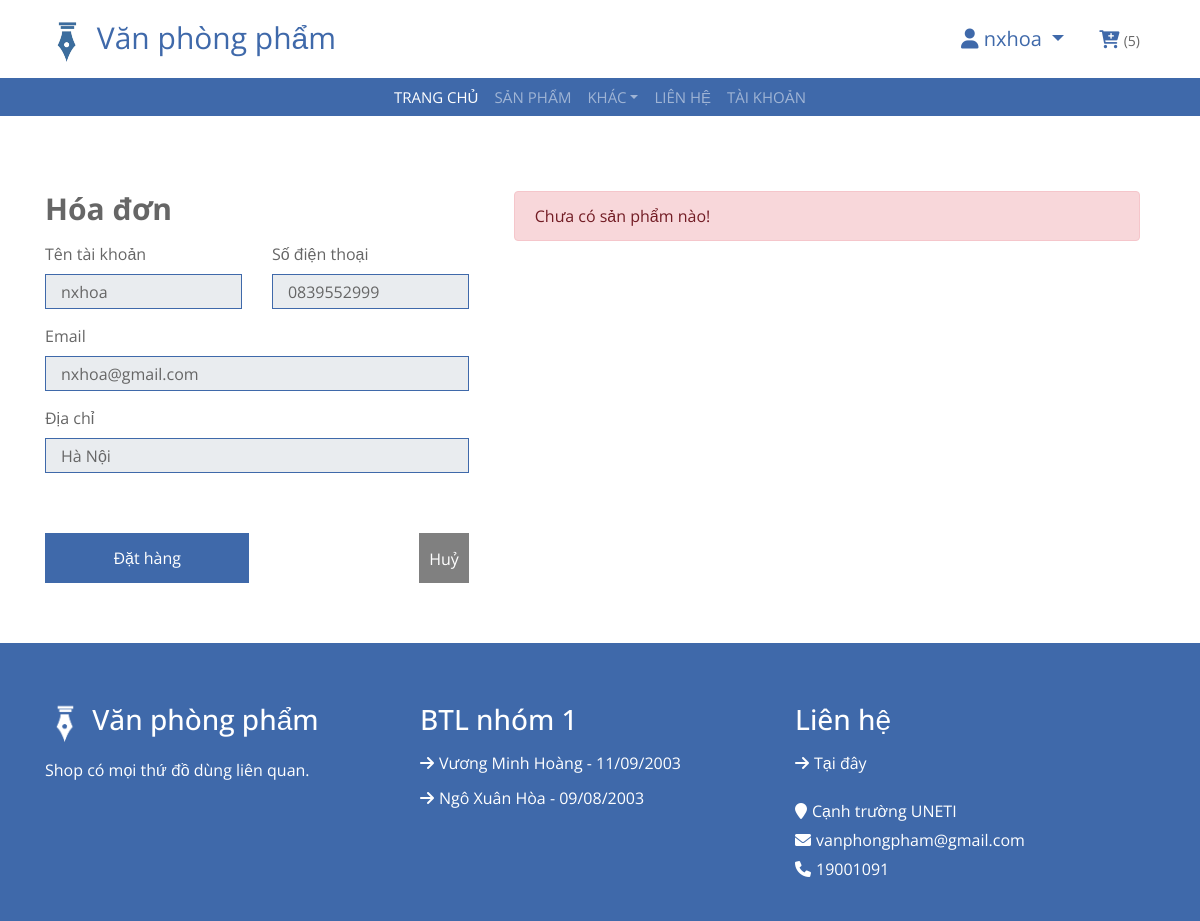
The app's page /thanh-toan (signed in) with its own data.
### tables this page shows
CREATE TABLE `customer` (
  `ID` int(11) NOT NULL,
  `CustomerName` varchar(255) NOT NULL,
  `Phone` varchar(15) NOT NULL,
  `Email` varchar(255) NOT NULL,
  `Address` varchar(255) NOT NULL,
  `UserID` int(11) NOT NULL
);

### core/View.php (called while the page is built, shortened)
<?php
class View
{
    public function render($view, $data = [], $layout = 'layouts/main')
    {
        if (file_exists(_DIR_ROOT . "/app/views/" . $view . ".php")) {
            require _DIR_ROOT . "/app/views/" . $view . ".php";
        } else {
            die("View không tồn tại: " . $view);
        }
        require _DIR_ROOT . "/app/views/$layout.php";
    }
}

### core/Controller.php (called while the page is built, shortened)
<?php
class Controller
{
    protected $view;
    public function __construct()
    {
        $this->view = new View();
    }
    public function view($view, $data = [], $layout = 'layouts/main')
    {
        $this->view->render($view, $data, $layout);
    }
    public function model($model)
    {
        if (file_exists(_DIR_ROOT . "/app/models/" . $model . ".php")) {
            return new $model();
        } else {
            die("Model không tồn tại: " . $model);
        }
    }
}

### app/controllers/CartController.php (called while the page is built, shortened)
<?php
class CartController extends Controller
{
    public function checkout()
    {
        $params['breadcrumbs'] = $this->handelBreadCrumd();
        $userid =  $_SESSION['user']['ID'];
        $cartmodel = $this->model("Cart");
        $usermodel = $this->model("User");
        $customerinfo = $usermodel->getInfoUserByIdSession();
        $cartitems = $cartmodel->GetCartItemByUser($userid);
        $params['totalcartitem'] = $cartmodel->CountCartItem($userid)[0]['totalcartitem'];
        $params['cartitems'] = $cartitems;
        $params['customerinfo'] = $customerinfo;
        $this->view('carts/checkout', $params, "layouts/_user");
    }
}

### index.php (called while the page is built, shortened)
<?php
$app = new App();

### core/Database.php (called while the page is built, shortened)
<?php
class Database
{
    private $connection;
    private function connect($host, $username, $password, $database, $port)
    {
        $this->connection = new mysqli($host, $username, $password, $database, $port);
    }
    public function selectOne($query)
    {
        $result = $this->connection->query($query);
        $row = $result->fetch_assoc();
        return $row ? $row : null;
    }
}

### app/models/User.php (called while the page is built, shortened)
<?php
class User extends Model
{
    public function getInfoUserByIdSession()
    {
        if (isset($_SESSION['user'])) {
            $id = $_SESSION['user']['ID'];
            $query = "SELECT * FROM `customer` WHERE UserID = $id";
            return $this->selectOne($query);
        }
    }
}

### core/Model.php (called while the page is built, shortened)
<?php
require './core/Database.php';
class Model
{
    protected $db;
    public function __construct()
    {
        $this->db = new Database();
    }
    public function selectOne($query)
    {
        return $this->db->selectOne($query);
    }
}

### app/views/carts/checkout.php (the view)
<div class="checkout">
	<div class="container">
		<div class="row">
			<div class="col-5">
				<div class="billing-address">
					<h2>Hóa đơn</h2>
					<div class="row">
						<div class="col-6">
							<label>Tên tài khoản</label>
							<input class="form-control" type="text" value="<?php echo $customerinfo['CustomerName'] ?>" disabled>
						</div>
						<div class="col-6">
							<label>Số điện thoại</label>
							<input class="form-control" type="text" value="<?php echo $customerinfo['Phone'] ?>" disabled>
						</div>
						<div class="col-12">
							<label>Email</label>
							<input class="form-control" type="email" value="<?php echo $customerinfo['Email'] ?>" disabled>
						</div>
						<div class="col-12">
							<label>Địa chỉ</label>
							<input class="form-control" type="text" value="<?php echo $customerinfo['Address'] ?>" disabled>
						</div>
					</div>
				</div>
				<div class="checkout-payment">
					<div class="checkout-btn d-flex justify-content-between align-items-center">
						<button class="btn_checkout btn_custom" id="btn_checkout">Đặt hàng</button>
						<a href="<?php echo _WEB_ROOT ?>/thanh-toan?cancle_checkout=true" class="btn_custom btn_cancle_checkout">Huỷ</a>
					</div>
				</div>
			</div>
			<div class="col-7 content-checkout">
				<?php
				if (isset($_SESSION['data_cart_to_checkout'])) {
				?>
					<div class="checkout-summary">
						<div class="d-flex justify-content-between align-items-center">
							<h2>Giỏ hàng</h2>
						</div>
						<div class="checkout-content">
							<h3>Các sản phẩm</h3>
							<?php
							$data_cart_to_checkout = $_SESSION['data_cart_to_checkout'];
							$cartItems = $data_cart_to_checkout['filteredCart'];
							$toltalcartitems = $data_cart_to_checkout['toltalcartitems'];
							foreach ($cartItems as $item) {
							?>
								<p><?php echo $item['ProductName'] ?><span><?php echo number_format($item['Quantity'] * $item['Price'], 0, ',', '.') . ' đ'  ?></span></p>
							<?php
							}
							?>
							<h4>Thành tiền<span><?php echo number_format($toltalcartitems, 0, ',', '.') . ' đ'  ?></span></h4>
						</div>
					</div>
				<?php
				} else {
					echo "<div class='alert alert-danger' role='alert'>Chưa có sản phẩm nào!</div>";
				}
				?>
			</div>
		</div>
	</div>
</div>

### app/views/layouts/header.php (shortened to what this page needs)
<header class="top-header">
	<div class="container">
		<div class="row align-items-center">
			<div class="col-md-6">
				<div class="logo">
					<a href="<?php echo _WEB_ROOT ?>/trang-chu" style="font-size: 30px;">
						<img src="<?php echo _WEB_ROOT ?>/public/img/logo.png" width="44" height="44"> Văn phòng phẩm</a>
				</div>
			</div>
			<div class="col-md-6">
				<div class="user">
					<?php
					if (isset($_SESSION['username'])) {
						$user = $_SESSION['user'];
					?>
						<div class="dropdown">
							<a class="dropdown-toggle" href="#" role="button" id="dropdownMenuLink" data-toggle="dropdown" aria-haspopup="true" aria-expanded="false" style="margin-right: 1rem; font-size: 20px;">
								<i class='fa fa-user'></i> <?php echo $user['CustomerName']; ?>
							</a>
						</div>
					<?php
					} else {
					?>
						<a style="margin-right: 1rem;" href="<?php echo _WEB_ROOT ?>/dang-nhap">Đăng nhập</a>
					<?php
					}
					?>
					<a class="cart" href="<?php echo _WEB_ROOT ?>/gio-hang">
						<i class="fa fa-cart-plus"></i>
						<span class="number_cart"><?php if (isset($_SESSION['username'])) {
														echo  "($totalcartitem)";
													} ?></span>
					</a>
				</div>
			</div>
		</div>
	</div>
</header>
<div class="header">
	<div class="container">
		<nav class="navbar navbar-expand-md bg-dark navbar-dark">
			<div class="collapse navbar-collapse justify-content-between" id="navbarCollapse">
				<div class="navbar-nav m-auto">
					<a href="<?php echo _WEB_ROOT ?>/trang-chu" class="nav-item nav-link active">trang chủ</a>
					<a href="<?php echo _WEB_ROOT ?>/danh-sach-san-pham" class="nav-item nav-link">sản phẩm</a>
					<div class="nav-item dropdown">
						<a href="#" class="nav-link dropdown-toggle" data-toggle="dropdown" aria-expanded="false">Khác</a>
					</div>
					<a href="<?php echo _WEB_ROOT ?>/lien-he" class="nav-item nav-link">Liên hệ</a>
					<a href="<?php echo _WEB_ROOT ?>/tai-khoan" class="nav-item nav-link">Tài khoản</a>
				</div>
			</div>
		</nav>
	</div>
</div>

### public/css/style.css (style rules this page uses)
body { color: #666666; font-family: "Open Sans", sans-serif; font-weight: 400; background: #ffffff; }
a { color: #3f69aa; transition: 0.5s; }
h1, h2, h3, h4, h5, h6 { color: #666666; margin: 0 0 15px 0; padding: 0; }
.form-control, .custom-select { width: 100%; height: 35px; padding: 0 15px; color: #666666; border: 1px solid #3f69aa; border-radius: 0; margin-bottom: 15px; }
.top-header { padding: 15px 0; background: #ffffff; }
.top-header .logo { text-align: left; overflow: hidden; }
.top-header .logo a img { max-height: 60px; }
.top-header .user { width: 100%; text-align: right; }
.top-header .user .dropdown { display: inline-block; margin-right: 15px; }
.top-header .user .cart { display: inline-block; }
.top-header .user .cart i { color: #3f69aa; font-size: 18px; }
.top-header .user .cart span { color: #666666; font-size: 14px; }
@media (min-width: 768px) { .top-header { max-height: 90px; } }
.header { position: relative; }
.header .navbar { height: 100%; padding: 0; }
.header, .header .navbar { background: #3f69aa !important; }
.header a.nav-link { padding: 8px 15px; font-size: 15px; text-transform: uppercase; }
.checkout { position: relative; padding: 60px 0; }
.checkout .billing-address, .checkout .shipping-address { position: relative; width: 100%; }
.checkout .billing-address h2, .checkout .shipping-address h2 { color: #666666; font-size: 30px; font-weight: 700; }
.checkout .checkout-summary, .checkout .checkout-payment { position: relative; width: 100%; }
.checkout .checkout-payment { margin-top: 30px; }
.checkout .checkout-payment .checkout-btn button { width: calc(50% - 15px); border: none; background: #3f69aa; }
.checkout .checkout-payment .checkout-btn .btn_custom { margin-top: 15px; height: 50px; padding: 2px 10px; text-align: center; color: #ffffff; border: none; }
.checkout .checkout-payment .checkout-btn .btn_cancle_checkout { margin-top: 15px; margin-right: 15px; height: 50px; padding: 2px 10px; text-align: center; line-height: 3; background: grey; }
.row { margin-right: 0; }

### records on screen
customer: CustomerName "nxhoa", Phone "0839552999", Email "nxhoa@gmail.com", Address "Hà Nội"

### other values on screen
$totalcartitem "5"
